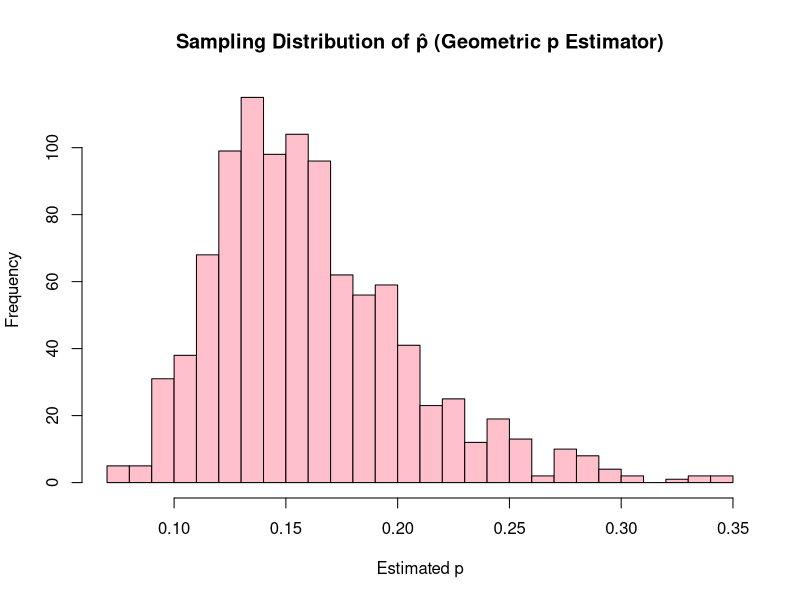
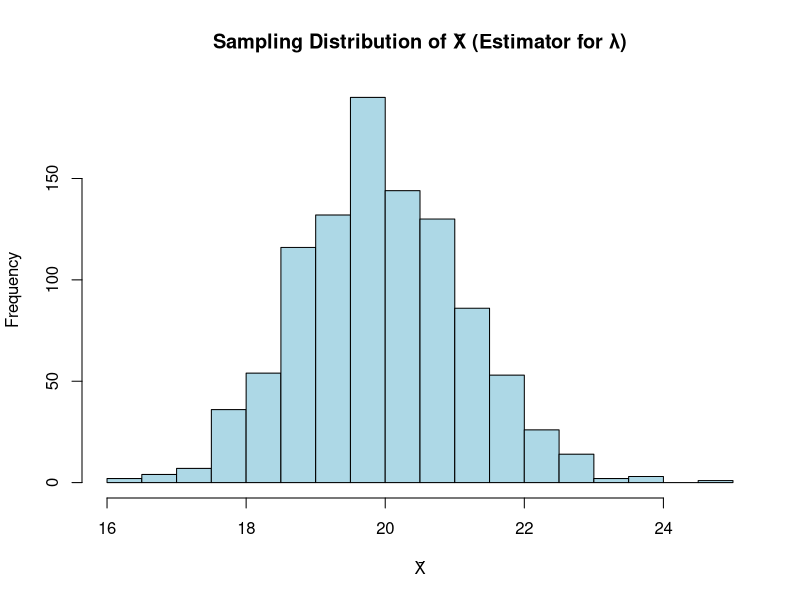
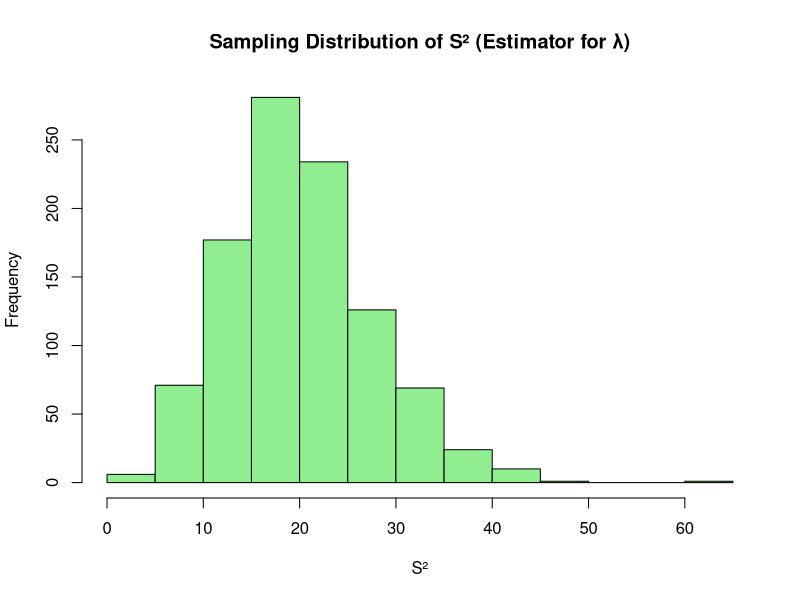

Source code (R) for these figures, in order:
## ---- chunk 1
knitr::opts_chunk$set(echo=T,eval=T,message=F,warning=F,fig.align='center')
library(tidyverse)
## ---- chunk 2
n = 30
NMC = 10000
true_unif = 0.95
for(i in 4:9){
  quantile_estimate = replicate(NMC, quantile(runif(n), 0.95, type = i))
  absolute_bias = mean(abs(quantile_estimate - true_unif))
  variance = var(quantile_estimate)
  cat("Absolute Bias Type", i, ":",absolute_bias, "Variance:", variance, "\n")
}
## ---- chunk 3
n = 30
NMC = 10000
true_norm = qnorm(0.95)
for(i in 4:9){
  quantile_estimate = replicate(NMC, quantile(rnorm(n), 0.95, type = i))
  absolute_bias = mean(abs(quantile_estimate - true_norm))
  variance = var(quantile_estimate)
  cat("Absolute Bias Type", i, ":",absolute_bias, "Variance:", variance, "\n")
}
## ---- chunk 4
set.seed(123)     
p_true <- 0.15   
n <- 13     
sample_data <- rgeom(n, prob = p_true)
sample_mean <- mean(sample_data)
p_hat <- 1 / (sample_mean + 1)
cat("True p:", p_true, "\n")
cat("Estimated p using method of moments:", p_hat, "\n")
## ---- chunk 5
set.seed(123)           
p_true <- 0.15         
n <- 13           
n_sim <- 1000      
p_estimates <- replicate(n_sim, {
  sample_data <- rgeom(n, prob = p_true) 
  x_bar <- mean(sample_data)       
  p_hat <- 1 / (x_bar + 1)        
  p_hat
})
hist(p_estimates, main = "Sampling Distribution of p̂ (Geometric p Estimator)",
     xlab = "Estimated p", breaks = 20, col = "pink")
## ---- chunk 6
mean_p_hat <- mean(p_estimates)
bias <- mean_p_hat - p_true
cat("Estimated Bias:", bias, "\n")
if (abs(bias) > 1e-5) {
  cat("The estimator is biased.\n")
} else {
  cat("The estimator appears to be unbiased.\n")
}
## ---- chunk 7
p_hat_unbiased <- 1 / (sample_mean + 1 - 0.01137)
## ---- chunk 8
set.seed(123)
lambda <- 20    
n <- 15       
n_sim <- 1000 
x_bar_estimates <- replicate(n_sim, {
  sample_data <- rpois(n, lambda)
  mean(sample_data)
})
hist(x_bar_estimates, main = "Sampling Distribution of X̄ (Estimator for λ)",
     xlab = "X̄", breaks = 20, col = "lightblue")
## ---- chunk 9
s2_estimates <- replicate(n_sim, {
  sample_data <- rpois(n, lambda)
  var(sample_data)
})
hist(s2_estimates, main = "Sampling Distribution of S² (Estimator for λ)",
     xlab = "S²", breaks = 20, col = "lightgreen")
## ---- chunk 10
mean_x_bar <- mean(x_bar_estimates)
mean_s2 <- mean(s2_estimates)
bias_x_bar <- mean_x_bar - lambda
bias_s2 <- mean_s2 - lambda
var_x_bar <- var(x_bar_estimates)
var_s2 <- var(s2_estimates)
cat("Mean of X̄:", mean_x_bar, " Bias of X̄:", bias_x_bar, " Variance of X̄:", var_x_bar, "\n")
cat("Mean of S²:", mean_s2, " Bias of S²:", bias_s2, " Variance of S²:", var_s2, "\n")
## ---- chunk 11
lambda <- 20
n <- 15
n_sim <- 1000
a_values <- seq(0, 1, by = 0.01)
get_variance <- function(a) {
  b <- 1 - a
  var_x_bar <- lambda / n
  var_s2 <- (2 * lambda^2) / (n - 1)
  a^2 * var_x_bar + b^2 * var_s2
}
variances <- sapply(a_values, get_variance)
optimal_a <- a_values[which.min(variances)]
optimal_b <- 1 - optimal_a
optimal_variance <- min(variances)
cat("Optimal a:", optimal_a, "\n")
cat("Optimal b:", optimal_b, "\n")
cat("Minimum Variance of Combined Estimator:", optimal_variance, "\n")
